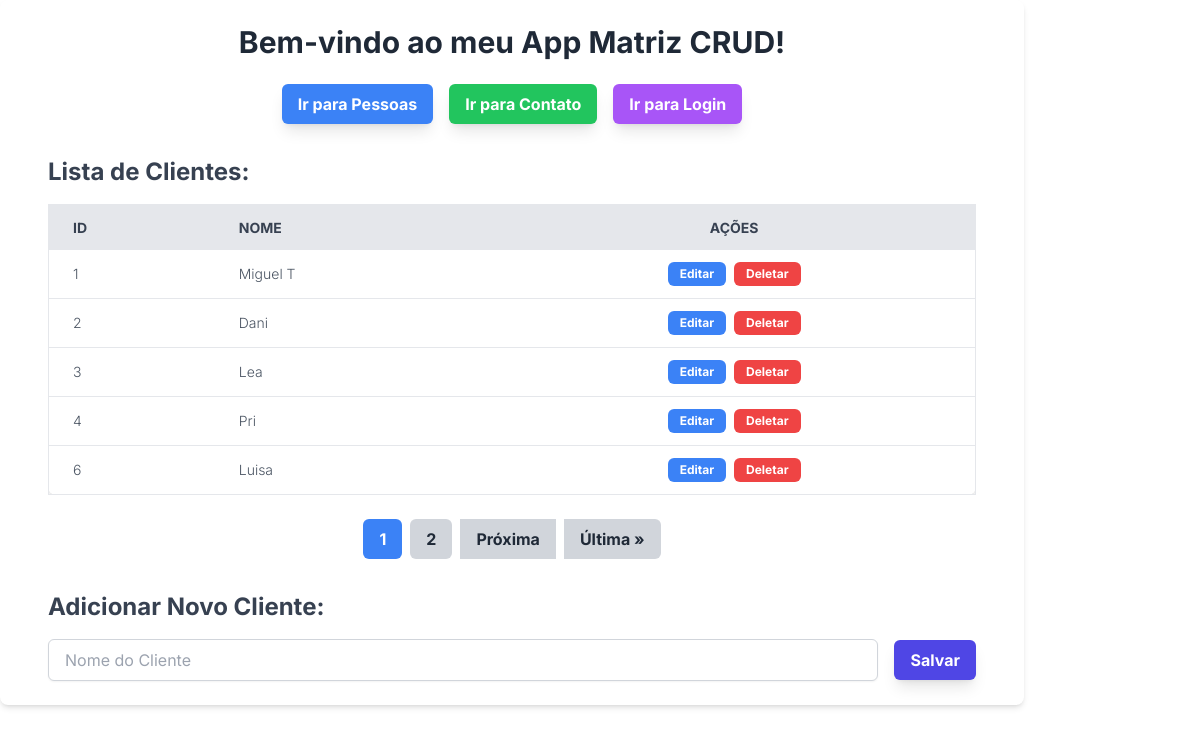
/home/, run on the app's committed database.
### MatrizCRUD/models.py (models this page shows, shortened)
class Cliente(models.Model):
    nome = models.CharField(max_length=100)

### MatrizCRUD/views.py (the view)
# urls.py: 2. Add a URL to urlpatterns:  path('', views.home, name='home')
def home(request):
    clientes_list = Cliente.objects.all().order_by('id') # <-- Pega todos os clientes e os ordena
    paginator = Paginator(clientes_list, 5) # Mostra 5 clientes por página
    page = request.GET.get('page') # Pega o número da página da URL (ex: ?page=2)
    try:
        clientes = paginator.page(page)
    except PageNotAnInteger:
        clientes = paginator.page(1)
    except EmptyPage:
        clientes = paginator.page(paginator.num_pages)
    return render(request, 'index.html', {"clientes": clientes}) # <-- 'clientes' agora é um objeto Page

### MatrizCRUD/templates/index.html (shortened to what this page needs)
{% extends 'base.html' %}
{% block content %}
    <div class="w-full bg-white shadow-md rounded-lg p-6 mb-6">
        <div class="max-w-7xl mx-auto px-6">
            <h1 class="text-3xl font-bold text-gray-800 mb-6 text-center">Bem-vindo ao meu App Matriz CRUD!</h1>
            <div class="flex flex-wrap justify-center gap-4 mb-8">
                <a href="{% url 'pessoas_html:lista_pessoas' %}"
                   class="bg-blue-500 hover:bg-blue-600 text-white font-bold py-2 px-4 rounded-md transition duration-300 ease-in-out shadow-lg">
                    Ir para Pessoas
                </a>
                <a href="{% url 'index' %}"
                   class="bg-green-500 hover:bg-green-600 text-white font-bold py-2 px-4 rounded-md transition duration-300 ease-in-out shadow-lg">
                    Ir para Contato
                </a>
                <a href="{% url 'usuarios:login' %}"
                   class="bg-purple-500 hover:bg-purple-600 text-white font-bold py-2 px-4 rounded-md transition duration-300 ease-in-out shadow-lg">
                    Ir para Login
                </a>
            </div>
            <h2 class="text-2xl font-bold text-gray-700 mb-4 text-center md:text-left">Lista de Clientes:</h2>
            {% if clientes %}
                <div class="overflow-x-auto mb-6">
                    <table class="min-w-full bg-white rounded-lg shadow-md border border-gray-200">
                        <thead class="bg-gray-200 text-gray-700 uppercase text-sm leading-normal">
                            <tr>
                                <th class="py-3 px-6 text-left">ID</th>
                                <th class="py-3 px-6 text-left">Nome</th>
                                <th class="py-3 px-6 text-center">Ações</th>
                            </tr>
                        </thead>
                        <tbody class="text-gray-600 text-sm font-light">
                            {% for cliente in clientes %}
                                <tr class="border-b border-gray-200 hover:bg-gray-100">
                                    <td class="py-3 px-6 text-left whitespace-nowrap">{{ cliente.id }}</td>
                                    <td class="py-3 px-6 text-left">{{ cliente.nome }}</td>
                                    <td class="py-3 px-6 text-center">
                                        <div class="flex item-center justify-center space-x-2">
                                            <a href="{% url 'editar' cliente.id %}"
                                               class="bg-blue-500 hover:bg-blue-600 text-white font-bold py-1 px-3 rounded-md text-xs transition duration-300 ease-in-out">
                                                Editar
                                            </a>
                                            <a href="{% url 'delete' cliente.id %}"
                                               class="bg-red-500 hover:bg-red-600 text-white font-bold py-1 px-3 rounded-md text-xs transition duration-300 ease-in-out">
                                                Deletar
                                            </a>
                                        </div>
                                    </td>
                                </tr>
                            {% endfor %}
                        </tbody>
                    </table>
                </div>
                <div class="flex justify-center mt-6 space-x-2">
                    {% for num in clientes.paginator.page_range %}
                        {% if clientes.number == num %}
                            <span class="py-2 px-4 bg-blue-500 text-white font-bold rounded-md">{{ num }}</span>
                        {% elif num > clientes.number|add:'-3' and num < clientes.number|add:'3' %}
                            <a href="?page={{ num }}"
                               class="bg-gray-300 hover:bg-gray-400 text-gray-800 font-bold py-2 px-4 rounded-md transition duration-300 ease-in-out">
                                {{ num }}
                            </a>
                        {% endif %}
                    {% endfor %}
                    {% if clientes.has_next %}
                        <a href="?page={{ clientes.next_page_number }}"
                           class="bg-gray-300 hover:bg-gray-400 text-gray-800 font-bold py-2 px-4 transition duration-300 ease-in-out">
                            Próxima
                        </a>
                        <a href="?page={{ clientes.paginator.num_pages }}"
                           class="bg-gray-300 hover:bg-gray-400 text-gray-800 font-bold py-2 px-4 rounded-r-md transition duration-300 ease-in-out">
                            Última &raquo;
                        </a>
                    {% endif %}
                </div>
            {% else %}
                <p class="text-gray-600 text-center py-4">Nenhum cliente cadastrado ainda.</p>
            {% endif %}
            <h2 class="text-2xl font-bold text-gray-700 mb-4 mt-8 text-center md:text-left">Adicionar Novo Cliente:</h2>
            <form action="{% url 'salvar' %}" method="post" class="flex flex-col sm:flex-row items-center gap-4">
                <input type="text" name="nome" aria-label="nome" placeholder="Nome do Cliente"
                       class="flex-grow w-full sm:w-auto px-4 py-2 border border-gray-300 rounded-md shadow-sm focus:outline-none focus:ring-blue-500 focus:border-blue-500 bg-white text-gray-900">
                <button type="submit"
                        class="w-full sm:w-auto bg-indigo-600 text-white font-bold py-2 px-4 rounded-md transition duration-300 ease-in-out shadow-lg
                               hover:bg-indigo-900 focus:outline-none focus:ring-2 focus:ring-offset-2 focus:ring-indigo-500">
                    Salvar
                </button>
            </form>
        </div>
    </div>
{% endblock %}

### templates/base.html (shortened to what this page needs)
<!DOCTYPE html>
<html lang="pt-br">
<head>
    <script src="https://cdn.tailwindcss.com"></script>
</head>
<body>
    <div class="container">
        {% block content %}
        {% endblock %}
    </div>
</body>
</html>

### templates/base.html (style rules this page uses)
body { font-family: 'Inter', sans-serif; @apply bg-gray-100 text-gray-900; }
.container { @apply max-w-4xl mx-auto p-4; }

### data on the page
Cliente: id "1", nome "Miguel T"
Cliente: id "2", nome "Dani"
Cliente: id "3", nome "Lea"
Cliente: id "4", nome "Pri"
Cliente: id "6", nome "Luisa"

### other printed values
{{ num }} "1"
{{ num }} "2"
